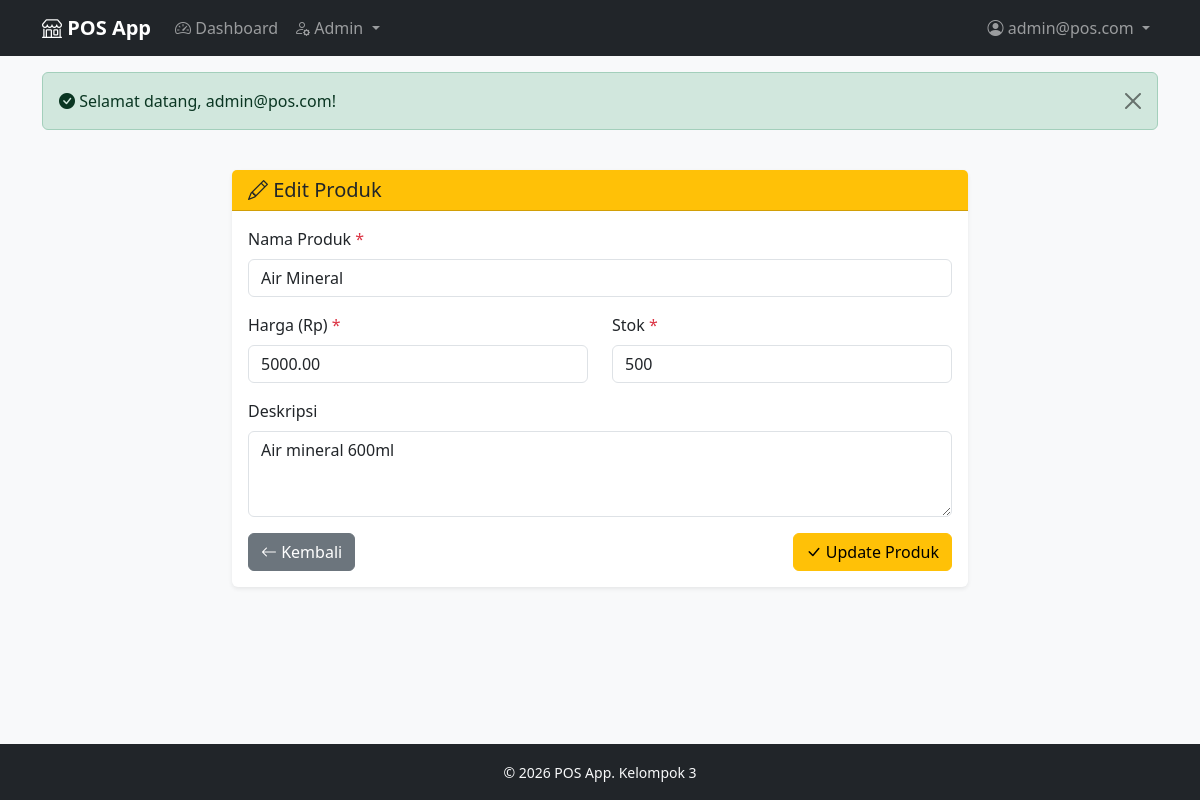
The page /admin/product/edit?id=5 (signed in) on the database its author committed.
### tables this page shows
CREATE TABLE IF NOT EXISTS products (
    id INT AUTO_INCREMENT PRIMARY KEY,
    name VARCHAR(255) NOT NULL,
    image VARCHAR(255) DEFAULT NULL,
    price DECIMAL(12,2) NOT NULL DEFAULT 0,
    stock INT NOT NULL DEFAULT 0,
    description TEXT,
    created_at TIMESTAMP DEFAULT CURRENT_TIMESTAMP,
    updated_at TIMESTAMP DEFAULT CURRENT_TIMESTAMP ON UPDATE CURRENT_TIMESTAMP,
    deleted_at DATETIME DEFAULT NULL
);

### app/Controllers/Controller.php (called while the page is built, shortened)
<?php
class Controller
{
    protected function view(string $viewName, array $data = []): void
    {
        require BASE_PATH . '/app/Views/layouts/main.php';
    }
}

### app/Controllers/Admin/AdminProductController.php (called while the page is built, shortened)
<?php
require_once __DIR__ . '/../Controller.php';
require_once BASE_PATH . '/app/Models/Product.php';
class AdminProductController extends Controller
{
    private Product $productModel;
    public function __construct()
    {
        $this->productModel = new Product();
    }
    public function edit(): void
    {
        $id = $_GET['id'] ?? null;
        $product = $this->productModel->getById($id);
        $this->view('admin/product/edit', [
            'title'   => 'Edit Produk',
            'product' => $product,
        ]);
    }
}

### config/database.php (called while the page is built)
<?php
function getConnection(): PDO
{
    static $pdo = null;
    if ($pdo === null) {
        $host = env('DB_HOST', 'localhost');
        $port = env('DB_PORT', '3306');
        $db   = env('DB_DATABASE', 'pos_db');
        $user = env('DB_USERNAME', 'root');
        $pass = env('DB_PASSWORD', '');
        $dsn = "mysql:host={$host};port={$port};dbname={$db};charset=utf8mb4";
        try {
            $pdo = new PDO($dsn, $user, $pass, [
                PDO::ATTR_ERRMODE            => PDO::ERRMODE_EXCEPTION,
                PDO::ATTR_DEFAULT_FETCH_MODE => PDO::FETCH_ASSOC,
                PDO::ATTR_EMULATE_PREPARES   => false,
            ]);
        } catch (PDOException $e) {
            if (APP_ENV === 'local') {
                die("Koneksi database gagal: " . $e->getMessage());
            } else {
                die("Terjadi kesalahan pada server. Silakan coba lagi nanti.");
            }
        }
    }
    return $pdo;
}

### app/Models/Product.php (called while the page is built, shortened)
<?php
class Product
{
    private PDO $pdo;
    public function __construct()
    {
        $this->pdo = getConnection();
    }
    public function getById(int $id): array|false
    {
        $stmt = $this->pdo->prepare("SELECT * FROM products WHERE id = ?");
        $stmt->execute([$id]);
        return $stmt->fetch();
    }
}

### helpers/functions.php (called while the page is built, shortened)
<?php
function e(?string $value): string
{
    return htmlspecialchars($value ?? '', ENT_QUOTES, 'UTF-8');
}

### app/Views/admin/product/edit.php (the view, shortened to what this page needs)
<div class="row justify-content-center">
    <div class="col-md-8">
        <div class="card border-0 shadow-sm">
            <div class="card-header bg-warning text-dark">
                <h5 class="mb-0"><i class="bi bi-pencil"></i> Edit Produk</h5>
            </div>
            <div class="card-body">
                <form action="/admin/product/update" method="POST">
                    <div class="mb-3">
                        <label for="name" class="form-label">Nama Produk <span class="text-danger">*</span></label>
                        <input type="text" class="form-control" id="name" name="name"
                               value="<?= e($product['name']) ?>" required>
                    </div>
                    <div class="row">
                        <div class="col-md-6 mb-3">
                            <label for="price" class="form-label">Harga (Rp) <span class="text-danger">*</span></label>
                            <input type="number" class="form-control" id="price" name="price"
                                   value="<?= $product['price'] ?>" required min="0">
                        </div>
                        <div class="col-md-6 mb-3">
                            <label for="stock" class="form-label">Stok <span class="text-danger">*</span></label>
                            <input type="number" class="form-control" id="stock" name="stock"
                                   value="<?= $product['stock'] ?>" required min="0">
                        </div>
                    </div>
                    <div class="mb-3">
                        <label for="description" class="form-label">Deskripsi</label>
                        <textarea class="form-control" id="description" name="description"
                                  rows="3"><?= e($product['description'] ?? '') ?></textarea>
                    </div>
                    <div class="d-flex justify-content-between">
                        <a href="/admin/product" class="btn btn-secondary">
                            <i class="bi bi-arrow-left"></i> Kembali
                        </a>
                        <button type="submit" class="btn btn-warning">
                            <i class="bi bi-check-lg"></i> Update Produk
                        </button>
                    </div>
                </form>
            </div>
        </div>
    </div>
</div>

### public/assets/css/style.css (style rules this page uses)
body { background-color: #f8f9fa; min-height: 100vh; display: flex; flex-direction: column; }
.card { transition: transform 0.2s ease, box-shadow 0.2s ease; }

### rows shown on the page
products: name "Air Mineral", price "5000.00", stock "500", description "Air mineral 600ml"

### other values the page prints
APP_NAME "POS App"
$_SESSION['user']['email'] "admin@pos.com"
$successMsg "Selamat datang, admin@pos.com!"
